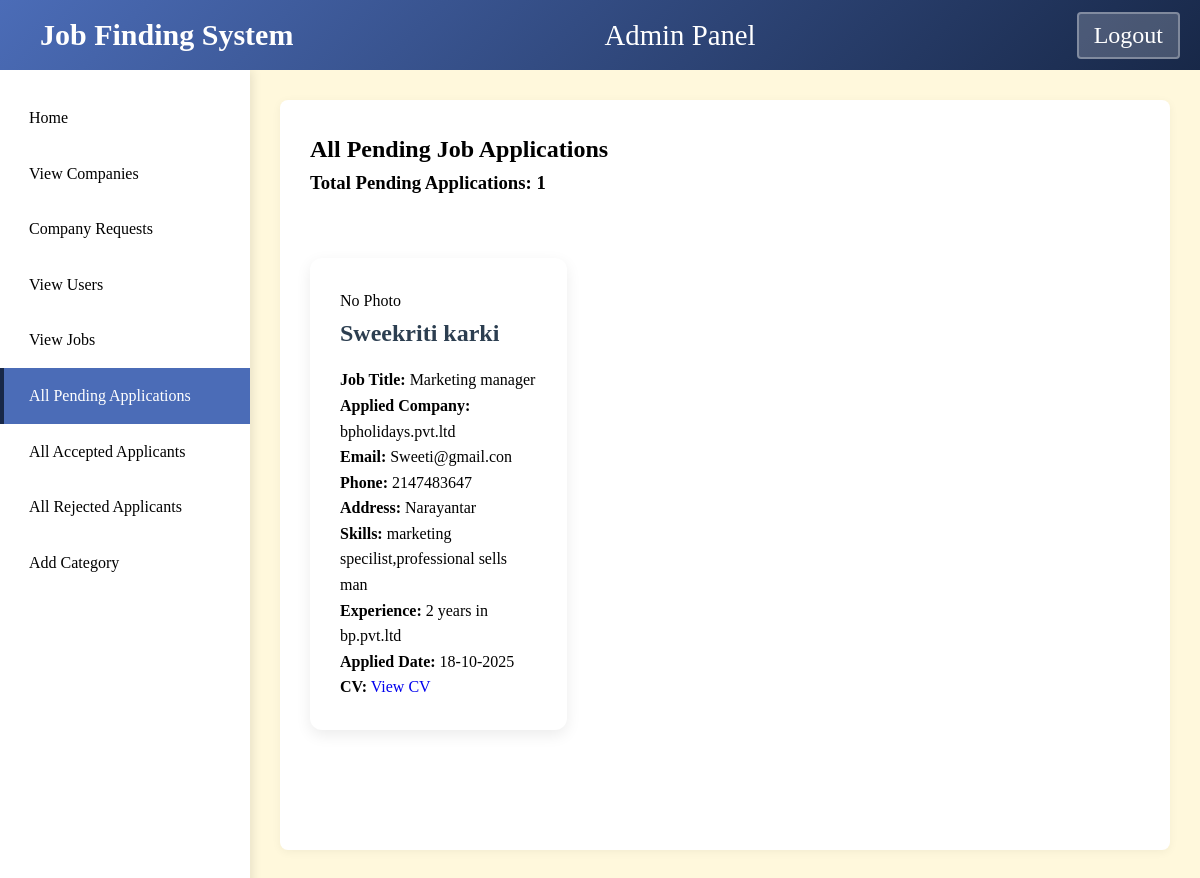
The app's page /jobfindingsystem/adminviewpendingrequest.php (signed in) with its own data.
### tables this page shows
CREATE TABLE `jobapplication` (
  `id` int(11) NOT NULL,
  `job_id` int(11) NOT NULL,
  `fullname` varchar(40) NOT NULL,
  `email` varchar(40) NOT NULL,
  `phone` int(10) NOT NULL,
  `address` varchar(100) NOT NULL,
  `skills` varchar(200) NOT NULL,
  `experiences` text NOT NULL,
  `cv` varchar(200) NOT NULL,
  `photo` varchar(200) NOT NULL,
  `applied_date` datetime NOT NULL,
  `username` varchar(50) NOT NULL
);

CREATE TABLE `jobs` (
  `id` int(11) NOT NULL,
  `title` varchar(30) NOT NULL,
  `description` text NOT NULL,
  `location` varchar(50) NOT NULL,
  `qualification` varchar(100) NOT NULL,
  `salary` varchar(100) NOT NULL,
  `image` varchar(255) NOT NULL,
  `username` varchar(20) NOT NULL,
  `openeddate` datetime NOT NULL,
  `expirydate` date NOT NULL,
  `category` varchar(50) NOT NULL,
  `company_id` int(11) NOT NULL
);

CREATE TABLE `company` (
  `cid` int(3) NOT NULL,
  `company_name` varchar(40) NOT NULL,
  `username` varchar(10) NOT NULL,
  `password` varchar(60) NOT NULL,
  `email` varchar(30) NOT NULL,
  `address` varchar(50) NOT NULL,
  `company_pan` varchar(20) NOT NULL,
  `company_license` varchar(20) NOT NULL,
  `company_type` varchar(50) NOT NULL,
  `datecreated` datetime NOT NULL
);

### jobfindingsystem/adminviewpendingrequest.php (the view, shortened to what this page needs)
<?php
if (isset($_SESSION["username"])) {
    include "database.php";
    $total_query = mysqli_query($con, "SELECT COUNT(*) as total FROM jobapplication");
    $total_pending = mysqli_fetch_assoc($total_query)['total'];
    $sql = "SELECT * FROM jobapplication ORDER BY id DESC";
    $result = mysqli_query($con, $sql);
    ?>
    <!DOCTYPE html>
    <html lang="en">
    <head>
        <link rel="stylesheet" href="style3.css">
    </head>
    <body>
        <div class="header">
            <div class="headername">Job Finding System</div>
            <div style="text-align:center; font-size: 1.8em;">Admin Panel</div>
            <div class="loginbuttons">
                <a href="logout.php" style="color: white; text-decoration: none;"><button>Logout</button></a>
            </div>
        </div>
        <div class="sidebar">
            <ul class="nav-links">
                <li><a href="adminhomepage.php">Home</a></li>
                <li><a href="adminviewcompany.php">View Companies</a></li>
                <li><a href="adminviewcompanyrequest.php">Company Requests</a></li>
                <li><a href="adminviewuser.php">View Users</a></li>
                <li><a href="adminviewjobs.php">View Jobs</a></li>
                <li><a href="adminviewpendingrequest.php" class="active">All Pending Applications</a></li>
                <li><a href="allacceptedapplicant.php">All Accepted Applicants</a></li>
                <li><a href="allrejectedapplicant.php">All Rejected Applicants</a></li>
                <li><a href="addcategory.php">Add Category</a></li>
            </ul>
        </div>
        <div class="main-content">
            <div class="content">
                <h2>All Pending Job Applications</h2>
                <h3 style="font-weight:bold; margin-bottom:15px;">Total Pending Applications: <?php echo $total_pending; ?>
                </h3>
                <div class="jobs">
                    <?php
                    if (mysqli_num_rows($result) > 0) {
                        while ($row = mysqli_fetch_assoc($result)) {
                            $job_title = "Unknown";
                            $company_name = "Unknown";
                            $job_id = $row['job_id'];
                            $job_result = mysqli_query($con, "SELECT title, company_id FROM jobs WHERE id='$job_id'");
                            if ($job_result && mysqli_num_rows($job_result) > 0) {
                                $job_data = mysqli_fetch_assoc($job_result);
                                $job_title = $job_data['title'];
                                $company_id = $job_data['company_id'];
                                $photo = $row['photo'];
                                $photoTag = (!empty($photo) && file_exists("photos/" . $photo))
                                    ? "<img src='photos/{$photo}' alt='{$row['fullname']}' width='150' style='border-radius:8px; margin-bottom:10px;'>"
                                    : "<span>No Photo</span>";
                                $company_result = mysqli_query($con, "SELECT company_name FROM company WHERE cid='$company_id'");
                                if ($company_result && mysqli_num_rows($company_result) > 0) {
                                    $company_data = mysqli_fetch_assoc($company_result);
                                    $company_name = $company_data['company_name'];
                                }
                            }
                            echo "
                        <div class='job-card'>
                            {$photoTag}
                            <h3>{$row['fullname']}</h3>
                            <p><strong>Job Title:</strong> {$job_title}</p>
                            <p><strong>Applied Company:</strong> {$company_name}</p>
                            <p><strong>Email:</strong> {$row['email']}</p>
                            <p><strong>Phone:</strong> {$row['phone']}</p>
                            <p><strong>Address:</strong> {$row['address']}</p>
                            <p><strong>Skills:</strong> {$row['skills']}</p>
                            <p><strong>Experience:</strong> {$row['experiences']}</p>
                            <p><strong>Applied Date:</strong> " . date("d-m-Y", strtotime($row['applied_date'])) . "</p>
                            <p><strong>CV:</strong> <a href='cvs/{$row['cv']}' target='_blank'>View CV</a></p>
                        </div>
                        ";
                        }
                    } else {
                        echo "<p style='text-align:center; font-size:1.3rem;'>No job applications found.</p>";
                    }
                    ?>
                </div>
            </div>
        </div>
    </body>
    </html>
    <?php
} else {
    echo '<script>alert("Please login first"); window.location.href = "index.php";</script>';
}
?>

### jobfindingsystem/style3.css (style rules this page uses)
* { margin: 0; padding: 0; box-sizing: border-box; font-family: "Times New Roman", Tahoma, Geneva, Verdana, sans-serif; }
body { background-color: cornsilk; color: black; line-height: 1.6; }
.header { background: linear-gradient(135deg, #4b6cb7 0%, #182848 100%); color: white; padding: 15px 20px; display: flex; justify-content: space-between; align-items: center; position: fixed; width: 100%; top: 0; z-index: 100; height: 70px; }
a { text-decoration: none; }
.jobs { max-width: 1200px; margin: 60px auto; display: flex; justify-content: flex-start; flex-wrap: wrap; gap: 30px; }
.job-card { flex: 0 0 calc(33.333% - 20px); background: white; border-radius: 12px; padding: 30px; margin-bottom: 30px; box-shadow: 0 5px 15px rgba(0, 0, 0, 0.08); text-align: left; transition: transform 0.3s ease; }
.job-card h3 { font-size: 1.5rem; margin-bottom: 15px; color: #2c3e50; }
.job-card p { color: #000000; }
.main-content { flex: 1; margin-left: 250px; margin-top: 70px; padding: 30px; }
.sidebar { width: 250px; background: white; box-shadow: 2px 0 10px rgba(0, 0, 0, 0.1); position: fixed; height: 100%; top: 70px; left: 0; overflow-y: auto; z-index: 90; }
.nav-links { list-style: none; padding: 20px 0; }
.nav-links li { position: relative; }
.nav-links a { display: block; color: black; text-decoration: none; padding: 15px 25px; font-weight: 500; transition: all 0.3s ease; border-left: 4px solid transparent; }
.nav-links a.active { background-color: #4b6cb7; color: white; border-left: 4px solid #182848; }
.content { background-color: white; border-radius: 8px; box-shadow: 0 2px 10px rgba(0, 0, 0, 0.05); min-height: 400px; padding: 30px; }
.headername { font-size: 30px; font-weight: bold; padding-left: 20px; }
.loginbuttons button { background-color: rgba(255, 255, 255, 0.2); border: 2px solid rgba(255, 255, 255, 0.3); color: white; padding: 8px 15px; border-radius: 4px; cursor: pointer; margin-left: 10px; transition: all 0.3s ease; font-size: x-large; }

### records on screen
jobapplication: shows "No Photo", fullname "Sweekriti karki", job.title "Marketing manager", company.company_name "bpholidays.pvt.ltd", email "Sweeti@gmail.con", phone "2147483647", address "Narayantar", skills "marketing specilist,professional sells man", experiences "2 years in bp.pvt.ltd", applied_date "18-10-2025"

### other values on screen
$total_pending "1"
